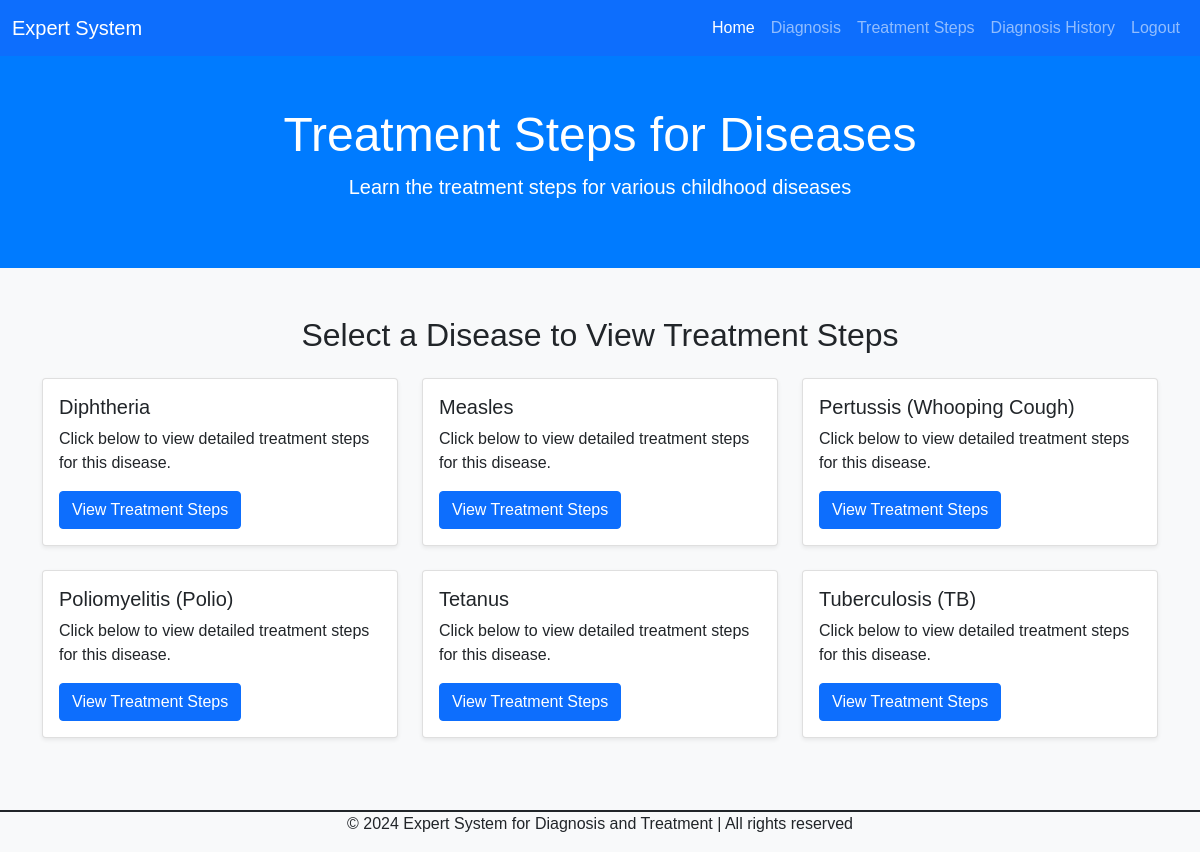
The page /treatment_steps.php (signed in) on the database its author committed.
### tables this page shows
CREATE TABLE `diseases` (
  `id` int(11) NOT NULL,
  `name` varchar(100) NOT NULL,
  `description` text DEFAULT NULL,
  `treatment` text DEFAULT NULL,
  `urgency_level` enum('Low','Medium','High','Critical') NOT NULL DEFAULT 'Low'
);

### treatment_steps.php (the view, shortened to what this page needs)
<?php
include 'db.php';
$sql = "SELECT id, name FROM diseases";
$result = $conn->query($sql);
?>
<!DOCTYPE html>
<html lang="en">
<head>
    <link href="./assets/css/bootstrap.css" rel="stylesheet">
</head>
<body>
    <?php include 'navbar.php'; ?>
    <div class="hero-section">
        <h1>Treatment Steps for Diseases</h1>
        <p class="lead">Learn the treatment steps for various childhood diseases</p>
    </div>
    <div class="container my-5">
        <h2 class="text-center mb-4">Select a Disease to View Treatment Steps</h2>
        <div class="row">
            <?php if ($result->num_rows > 0): ?>
                <?php while ($row = $result->fetch_assoc()): ?>
                    <div class="col-md-4 mb-4">
                        <div class="card shadow-sm">
                            <div class="card-body">
                                <h5 class="card-title"><?php echo $row['name']; ?></h5>
                                <p class="card-text">Click below to view detailed treatment steps for this disease.</p>
                                <a href="view_treatment.php?disease_id=<?php echo $row['id']; ?>" class="btn btn-primary">View Treatment Steps</a>
                            </div>
                        </div>
                    </div>
                <?php endwhile; ?>
            <?php else: ?>
                <p>No diseases found in the database.</p>
            <?php endif; ?>
        </div>
    </div>
        <?php include "./footer.php" ?>
</body>
</html>

### treatment_steps.php (style rules this page uses)
body { background-color: #f8f9fa; font-family: 'Arial', sans-serif; }
.hero-section { background-color: #007bff; color: white; padding: 50px 0; text-align: center; }
.hero-section h1 { font-size: 3rem; }
.card { transition: transform 0.3s ease; }

### rows shown on the page
diseases: name "Diphtheria"
diseases: name "Measles"
diseases: name "Pertussis (Whooping Cough)"
diseases: name "Poliomyelitis (Polio)"
diseases: name "Tetanus"
diseases: name "Tuberculosis (TB)"
